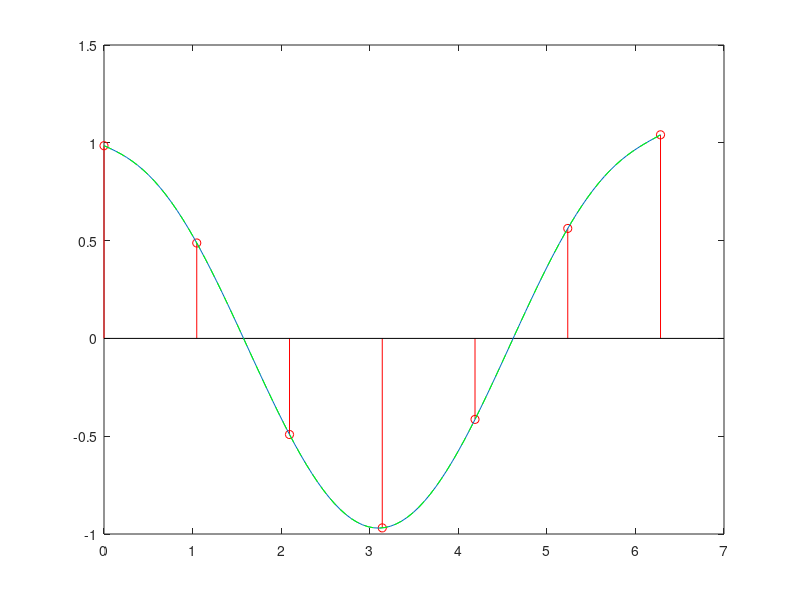

Write MATLAB code to recreate this figure. (Note: this script raises an error after producing the figure.)
% polyfit example using lib, inverse A, cholesky
% 07.12.17
clear 
clc
format short g

N = 7;
x=linspace(0,2*pi,N);
y=cos(x) + 0.05*randn(1,length(x));
M = 7-1;
% solve Ax=b
%       Ap=y, 
% A consists of inputs x, w/ length N and order M
p = polyfit(x,y,M); % polyn. curve fitting lib

x1 = linspace(0,2*pi,100);
y1 = polyval(p,x1);
stem(x,y,'r')
hold on
plot(x1,y1)

%% solve by inverse A
% set A(n,j) (j=column, n=rows)
A = [];
for j=0:(M)
  for n=0:(N-1)
    A(n+1,j+1) = x(n+1)^j;
  end
end
p1 = inverse(A) * y';
p1 = fliplr(p1')
% error check
ErrP = p1 - p;
assert(abs(mean(ErrP)) < 1e-6);

y2 = polyval(p1,x1);
plot(x1,y2,'--g')

%% solve by cholesky
% matrix A must be positiv definit!
G  = chol(A);
p_ = forwardSub(transpose(G), y', N);
p2 = backSub(G, p_, N)

y3 = polyval(p2,x1);
plot(x1,y3,'-.m')
hold off
